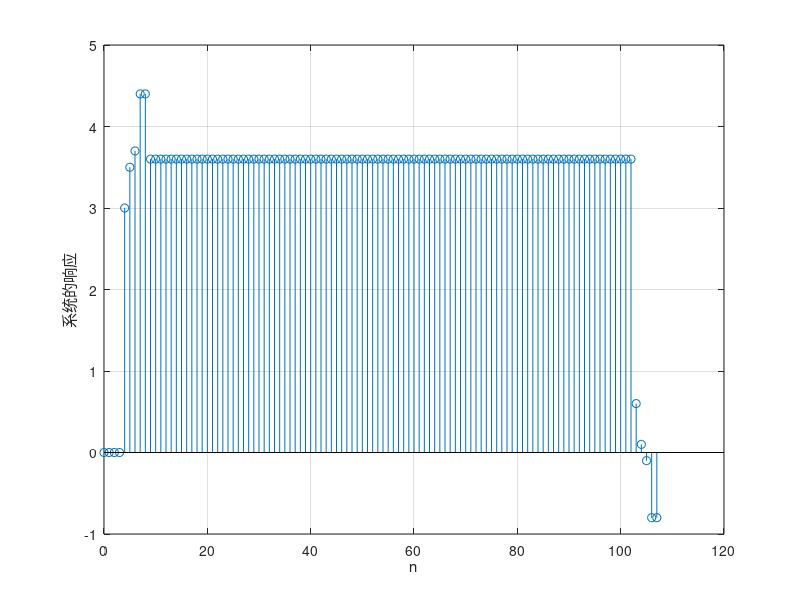

MATLAB code for this plot:
clc;clear;close all;
xn=[0,0,0,ones(1,99)];
hn=[0,0,0,3,0.5,0.2,0.7,0,-0.8];
y=conv(xn,hn);
stem(0:length(y)-1,y);
grid on;xlabel('n');ylabel('系统的响应');

clc; clear; close all; % 清空命令行窗口，清除工作区变量，关闭所有图形窗口

% 定义输入信号 xn，长度为 100，第一个值为 0，其余值为 1
xn = [0, ones(1, 99)];

% 定义系统的冲激响应 hn
hn = [0, 0, 0, 3, 0.5, 0.2, 0.7, 0, -0.8];

% 对输入信号 xn 和系统的冲激响应 hn 进行卷积运算
y = conv(xn, hn);

% 绘制卷积结果
stem(0:length(y)-1, y); % 使用 stem 函数绘制卷积结果 y
grid on; % 显示网格线
xlabel('n'); % 设置 x 轴标签
ylabel('系统的响应'); % 设置 y 轴标签
